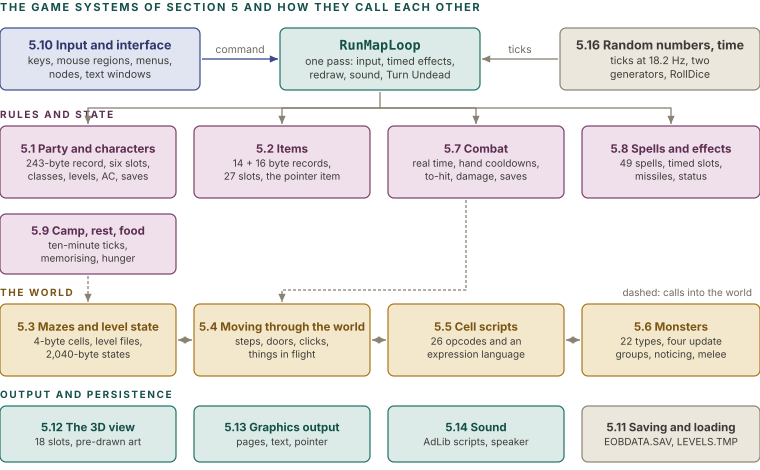

Source code (Python):
import sys; sys.path.insert(0, '.')
from figlib import *

c = Canvas(760, 470)
c.section(0, 11, "The game systems of section 5 and how they call each other")
# column of the loop
c.box(280, 28, 200, 62, "teal", "RunMapLoop", ["one pass: input, timed effects,", "redraw, sound, Turn Undead"], size=10.5, tsize=13.5, title_mono=True)
c.box(0, 28, 200, 62, "navy", "5.10 Input and interface", ["keys, mouse regions, menus,", "nodes, text windows"], size=10.5, tsize=12.5)
c.arrow([(202, 59), (278, 59)], color=SOLID["navy"], label="command", ldy=-6)
c.box(560, 28, 200, 62, "grey", "5.16 Random numbers, time", ["ticks at 18.2 Hz, two", "generators, RollDice"], size=10.5, tsize=12.5)
c.arrow([(558, 59), (482, 59)], color=GREY, label="ticks", ldy=-6)

def sysbox(x, y, w, h, kind, num, title, body):
    c.box(x, y, w, h, kind, f"{num} {title}", body, size=10, tsize=11.5)

# the rules layer
c.section(0, 118, "Rules and state", color=PAL["plum"][0], size=10)
sysbox(0, 126, 176, 72, "plum", "5.1", "Party and characters", ["243-byte record, six slots,", "classes, levels, AC, saves"])
sysbox(194, 126, 176, 72, "plum", "5.2", "Items", ["14 + 16 byte records,", "27 slots, the pointer item"])
sysbox(388, 126, 176, 72, "plum", "5.7", "Combat", ["real time, hand cooldowns,", "to-hit, damage, saves"])
sysbox(582, 126, 178, 72, "plum", "5.8", "Spells and effects", ["49 spells, timed slots,", "missiles, status"])
sysbox(0, 214, 176, 60, "plum", "5.9", "Camp, rest, food", ["ten-minute ticks,", "memorising, hunger"])

# the world layer
c.section(0, 296, "The world", color=PAL["ochre"][0], size=10)
sysbox(0, 304, 176, 72, "ochre", "5.3", "Mazes and level state", ["4-byte cells, level files,", "2,040-byte states"])
sysbox(194, 304, 176, 72, "ochre", "5.4", "Moving through the world", ["steps, doors, clicks,", "things in flight"])
sysbox(388, 304, 176, 72, "ochre", "5.5", "Cell scripts", ["26 opcodes and an", "expression language"])
sysbox(582, 304, 178, 72, "ochre", "5.6", "Monsters", ["22 types, four update", "groups, noticing, melee"])

# the output layer
c.section(0, 398, "Output and persistence", color=PAL["teal"][0], size=10)
sysbox(0, 406, 176, 56, "teal", "5.12", "The 3D view", ["18 slots, pre-drawn art"])
sysbox(194, 406, 176, 56, "teal", "5.13", "Graphics output", ["pages, text, pointer"])
sysbox(388, 406, 176, 56, "teal", "5.14", "Sound", ["AdLib scripts, speaker"])
sysbox(582, 406, 178, 56, "grey", "5.11", "Saving and loading", ["EOBDATA.SAV, LEVELS.TMP"])

# arrows from loop to layers
c.arrow([(380, 92), (380, 108), (88, 108), (88, 124)], color=GREY)
c.arrow([(380, 108), (671, 108), (671, 124)], color=GREY)
c.arrow([(380, 108), (282, 108), (282, 124)], color=GREY)
c.arrow([(380, 108), (476, 108), (476, 124)], color=GREY)
c.arrow([(466, 200), (466, 290), (282, 290), (282, 302)], color=GREY, dash="3 2")
c.arrow([(88, 276), (88, 302)], color=GREY, dash="3 2")
c.arrow([(580, 340), (566, 340)], color=GREY, both=True)
c.arrow([(372, 340), (386, 340)], color=GREY, both=True)
c.arrow([(178, 340), (192, 340)], color=GREY, both=True)
c.text(752, 296, "dashed: calls into the world", size=10, color=MUTED, anchor="end")
c.save("figs/sys_map.svg")
